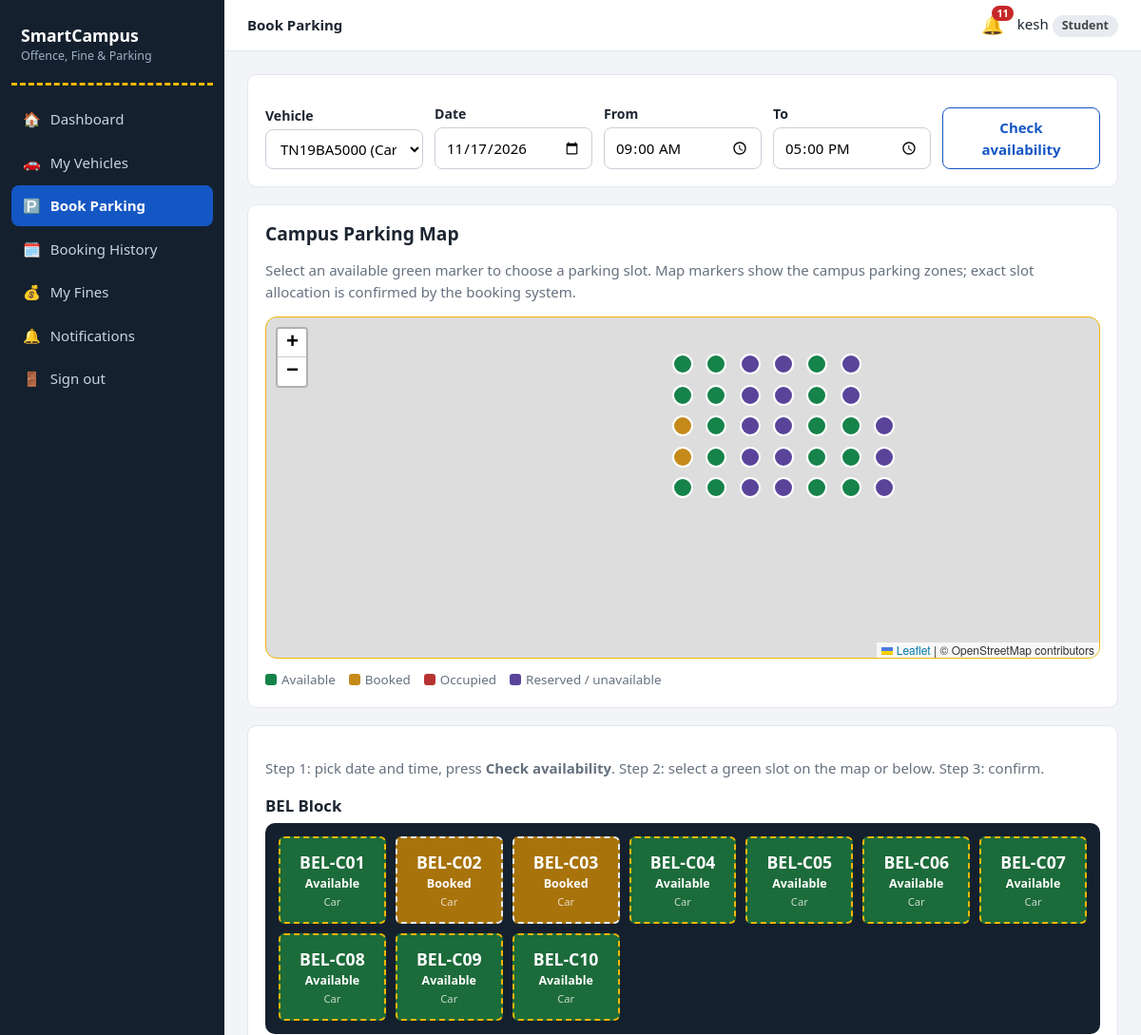
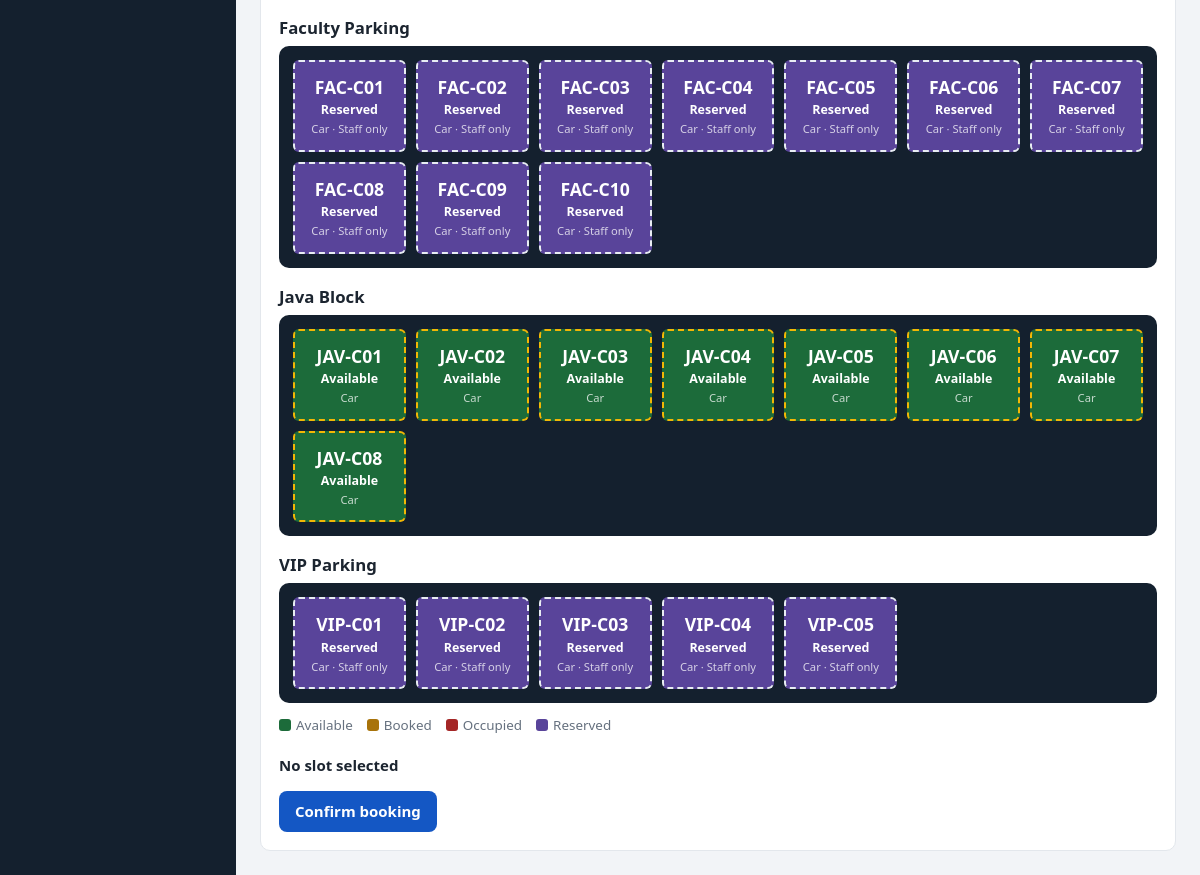
Page /student/parking (signed in) on the committed database (2 pictures, top to bottom).
### models.py (models this page shows, shortened)
class AuthMixin(UserMixin):
    """Shared login helpers for Student, Guard and Admin."""

class Student(AuthMixin, db.Model):
    __tablename__ = "students"
    role = "student"
    id = db.Column(db.Integer, primary_key=True)
    name = db.Column(db.String(80), nullable=False)
    roll_no = db.Column(db.String(30), unique=True, nullable=False)
    email = db.Column(db.String(120), unique=True, nullable=False)
    phone = db.Column(db.String(20))
    password_hash = db.Column(db.String(255), nullable=False)
    created_at = db.Column(db.DateTime, default=datetime.now)

class ParkingSlot(db.Model):
    __tablename__ = "parking_slots"
    id = db.Column(db.Integer, primary_key=True)
    code = db.Column(db.String(10), unique=True, nullable=False)
    vtype = db.Column(db.String(10), nullable=False)                 # Car / Bike
    zone = db.Column(db.String(20), default="A")
    is_reserved = db.Column(db.Boolean, default=False)
    note = db.Column(db.String(80))
    is_active = db.Column(db.Boolean, default=True)                  # soft delete

### app.py (the view)
@app.route("/student/parking")
@role_required("student")
def student_parking():
    d, st, et = parse_window(request.args)
    vehicles = current_user.vehicles
    vid = request.args.get("vehicle_id", type=int) or (vehicles[0].id if vehicles else None)
    vehicle = next((v for v in vehicles if v.id == vid), None)
    slots = ParkingSlot.query.filter_by(is_active=True).order_by(ParkingSlot.code).all()
    statuses = {s.id: slot_status(s, d, st, et) for s in slots}
    blocked = blocking_fine(current_user, d)
    return render_template("student/parking.html", vehicles=vehicles, vehicle=vehicle, slots=slots,
                           statuses=statuses, d=d, st=st, et=et, blocked=blocked)

### app.py (called while the page is built)
@login_manager.user_loader
def load_user(uid):
    role, _, num = uid.partition("-")
    model = ROLE_MODELS.get(role)
    return db.session.get(model, int(num)) if model and num.isdigit() else None

def role_required(role):
    def deco(f):
        @wraps(f)
        def wrapper(*a, **k):
            if not current_user.is_authenticated:
                return login_manager.unauthorized()
            if current_user.role != role:
                abort(403)
            return f(*a, **k)
        return wrapper
    return deco

def parse_window(args):
    try:
        d = datetime.strptime(args.get("date", ""), "%Y-%m-%d").date()
    except ValueError:
        d = date.today()
    try:
        st = datetime.strptime(args.get("start", ""), "%H:%M").time()
    except ValueError:
        st = time(9, 0)
    try:
        et = datetime.strptime(args.get("end", ""), "%H:%M").time()
    except ValueError:
        et = time(17, 0)
    return d, st, et

def slot_status(slot, d, st, et):
    if slot.is_reserved:
        return "Reserved"
    b = Booking.query.filter(
        Booking.slot_id == slot.id, Booking.date == d,
        Booking.status.in_(["Booked", "Occupied"]),
        Booking.start_time < et, Booking.end_time > st).first()
    if not b:
        return "Available"
    return "Occupied" if b.status == "Occupied" else "Booked"

def blocking_fine(student, booking_date):
    fines = Fine.query.filter_by(student_id=student.id, status="Pending") \
        .order_by(Fine.created_at).all()
    for f in fines:
        if booking_date > f.created_at.date():
            return f
    return None

@app.context_processor
def inject_globals():
    unread = 0
    if current_user.is_authenticated:
        unread = Notification.query.filter_by(
            role=current_user.role, user_id=current_user.id, is_read=False).count()
    return dict(unread=unread, today=date.today())

### templates/student/parking.html (shortened to what this page needs)
{% extends 'base.html' %}{% from '_macros.html' import slot_grid %}
{% block heading %}Book Parking{% endblock %}
{% block content %}
{% if not vehicles %}
<div class="card empty">You need a vehicle first. <a href="{{ url_for('student_vehicles') }}">Add your car or bike</a>.</div>
{% else %}
<form method="post" action="{{ url_for('student_book') }}">
<div class="card">
  <div class="row">
    <div><label class="f">Vehicle</label><select name="vehicle_id">{% for v in vehicles %}<option value="{{ v.id }}" {{ 'selected' if vehicle and vehicle.id==v.id }}>{{ v.number }} ({{ v.vtype }})</option>{% endfor %}</select></div>
    <div><label class="f">Date</label><input type="date" name="date" value="{{ d.isoformat() }}" min="{{ today.isoformat() }}" required></div>
    <div><label class="f">From</label><input type="time" name="start" value="{{ st.strftime('%H:%M') }}" required></div>
    <div><label class="f">To</label><input type="time" name="end" value="{{ et.strftime('%H:%M') }}" required></div>
    <div><button class="btn btn-ghost" formmethod="get" formaction="{{ url_for('student_parking') }}" formnovalidate>Check availability</button></div>
  </div>
</div>
<div class="card mt">
  <h2>Campus Parking Map</h2>
  <p class="muted">Select an available green marker to choose a parking slot. Map markers show the campus parking zones; exact slot allocation is confirmed by the booking system.</p>
  <div id="parkingMap" style="height:360px;border-radius:12px;overflow:hidden;border:1px solid var(--line);"></div>
  <div class="legend mt"><span><i style="background:#16834a"></i>Available</span><span><i style="background:#c58a19"></i>Booked</span><span><i style="background:#b83232"></i>Occupied</span><span><i style="background:#59449a"></i>Reserved / unavailable</span></div>
</div>
<div class="card mt">
  <p class="muted">Step 1: pick date and time, press <b>Check availability</b>. Step 2: select a green slot on the map or below. Step 3: confirm.</p>
  {{ slot_grid(slots, statuses, selectable=True, vtype=vehicle.vtype if vehicle else None) }}
  <p class="mt"><strong id="chosen">No slot selected</strong></p>
  <button class="btn" {{ 'disabled' if blocked }}>Confirm booking</button>
</div>
</form>
{% endif %}
{% endblock %}
{% block scripts %}
<link rel="stylesheet" href="https://unpkg.com/leaflet@1.9.4/dist/leaflet.css">
{% endblock %}

### templates/base.html (shortened to what this page needs)
{% from '_macros.html' import flashes %}
<!doctype html>
<html lang="en"><head>
<link rel="stylesheet" href="{{ url_for('static', filename='css/style.css') }}">
</head><body>
{% if current_user.is_authenticated %}
<div class="layout">
  <aside class="sidebar">
    <div class="brand">SmartCampus<small>Offence, Fine &amp; Parking</small></div>
    <nav>
      {% for ep, label, icon in menus[current_user.role] %}
        <a href="{{ url_for(ep) }}" class="{{ 'active' if request.endpoint == ep }}"><span>{{ icon }}</span>{{ label }}</a>
      {% endfor %}
      <a href="{{ url_for('logout') }}"><span>🚪</span>Sign out</a>
    </nav>
  </aside>
  <div class="main">
    <header class="topbar">
      <strong>{% block heading %}{% endblock %}</strong>
      <a class="bell" href="{{ url_for('notifications') }}" title="Notifications">🔔{% if unread %}<b>{{ unread }}</b>{% endif %}</a>
      <span>{{ current_user.name }} <span class="badge">{{ current_user.role|capitalize }}</span></span>
    </header>
    <main class="content">
      {% block content %}{% endblock %}
    </main>
  </div>
</div>
{% else %}
  {{ flashes() }}
  {% block public %}{% endblock %}
{% endif %}
{% block scripts %}{% endblock %}
</body></html>

### templates/_macros.html (shortened to what this page needs)
{% macro slot_grid(slots, statuses, selectable=False, vtype=None) %}
{% for zone, zone_slots in slots|groupby('zone') %}
  <h3 class="sec">{% if zone == 'BEL' %}BEL Block{% elif zone == 'JAVA' %}Java Block{% elif zone == 'FACULTY' %}Faculty Parking{% elif zone == 'VIP' %}VIP Parking{% else %}{{ zone }} Parking{% endif %}</h3>
  <div class="slot-grid">
    {% for s in zone_slots %}
      {% set st = statuses[s.id] %}
      {% set pick = selectable and st == 'Available' and s.vtype == vtype and not s.is_reserved %}
      <label class="slot s-{{ st|lower }} {{ 'pick' if pick }}" title="{{ s.note or '' }}">
        <b>{{ s.code }}</b><span>{{ 'Reserved' if s.is_reserved else st }}</span><small>{{ s.vtype }}{% if s.is_reserved %} · Staff only{% endif %}</small>
      </label>
    {% else %}<span class="muted">No slots in this section.</span>{% endfor %}
  </div>
{% endfor %}
<div class="legend">
  <span><i style="background:#1c6b3a"></i>Available</span><span><i style="background:#a8730a"></i>Booked</span>
  <span><i style="background:#a42626"></i>Occupied</span><span><i style="background:#59449a"></i>Reserved</span>
</div>
{% endmacro %}

### static/css/style.css (style rules this page uses)
:root { --asphalt:#14202e;--asphalt2:#1d2d40;--sign:#1457c4;--sign-dk:#0f43a0;--line:#f2b705;--bg:#f2f4f7;--card:#fff;--ink:#1c2530;--muted:#66717f;--bd:#e3e7ec;--ok:#15803d;--warn:#b45309;--bad:#c62828;--info:#0e7490;--r:10px }
* { box-sizing:border-box }
body { margin:0;font-family:"Segoe UI",system-ui,-apple-system,Roboto,Arial,sans-serif;background:var(--bg);color:var(--ink);line-height:1.5;font-size:15px }
a { color:var(--sign);text-decoration:none }
h1,h2,h3 { line-height:1.25;margin:0 0 .5em }
h2 { font-size:1.2rem }
h3 { font-size:1.05rem }
.muted { color:var(--muted) }
.mt { margin-top:18px }
.layout { display:flex;min-height:100vh }
.sidebar { width:236px;background:var(--asphalt);color:#d7dee8;padding:18px 12px;position:fixed;top:0;bottom:0;left:0;overflow:auto;z-index:30;transition:transform .25s }
.brand { font-weight:700;font-size:1.1rem;color:#fff;padding:6px 10px 18px;border-bottom:3px dashed var(--line);margin-bottom:14px }
.brand small { display:block;font-weight:400;font-size:.78rem;color:#9fb0c4 }
.sidebar nav a { display:flex;gap:10px;align-items:center;color:#c9d4e2;padding:10px 12px;border-radius:8px;margin-bottom:3px }
.sidebar nav a.active { background:var(--sign);color:#fff;font-weight:600 }
.main { margin-left:236px;flex:1;min-width:0 }
.topbar { background:#fff;border-bottom:1px solid var(--bd);display:flex;align-items:center;gap:14px;padding:12px 24px;position:sticky;top:0;z-index:10 }
.bell { position:relative;font-size:1.2rem }
.bell b { position:absolute;top:-6px;right:-10px;background:var(--bad);color:#fff;border-radius:10px;font-size:.68rem;padding:0 5px }
.content { padding:24px;max-width:1200px }
.card { background:var(--card);border:1px solid var(--bd);border-radius:var(--r);padding:18px;overflow-x:auto }
.badge { display:inline-block;padding:2px 10px;border-radius:20px;font-size:.78rem;font-weight:600;background:#e8ebef;color:#444 }
.btn { display:inline-block;border:0;border-radius:8px;padding:9px 16px;background:var(--sign);color:#fff;font:inherit;font-weight:600;cursor:pointer }
.btn-ghost { background:#fff;color:var(--sign);border:1px solid var(--sign) }
label.f { display:block;font-weight:600;font-size:.88rem;margin:12px 0 4px }
input[type=text],input[type=email],input[type=password],input[type=date],input[type=time],input[type=number],select,textarea { width:100%;padding:9px 11px;border:1px solid #c9d0d9;border-radius:8px;font:inherit;background:#fff }
.row { display:flex;gap:12px;flex-wrap:wrap;align-items:flex-end }
.row>div { flex:1;min-width:130px }
.sec { margin:18px 0 8px }
.slot-grid { display:grid;grid-template-columns:repeat(auto-fill,minmax(104px,1fr));gap:10px;padding:14px;background:var(--asphalt);border-radius:var(--r) }
.slot { display:flex;flex-direction:column;align-items:center;gap:1px;padding:12px 4px;border:2px dashed #e8edf3;border-radius:6px;color:#fff;text-align:center;position:relative;cursor:default }
.slot b { font-size:1.1rem }
.slot span { font-size:.78rem;font-weight:600 }
.slot small { font-size:.7rem;opacity:.75 }
.s-available { background:#1c6b3a }
.s-booked { background:#a8730a }
.s-reserved { background:#59449a }
.slot.pick { cursor:pointer;border-color:var(--line) }
.legend { display:flex;gap:14px;flex-wrap:wrap;margin-top:12px;font-size:.84rem;color:var(--muted) }
.legend i { display:inline-block;width:12px;height:12px;border-radius:3px;margin-right:5px;vertical-align:-1px }

### rows in the picture
Student: name "kesh"
ParkingSlot: zone "BEL Block", code "BEL-C01", is_reserved "Available", vtype "Car"
ParkingSlot: code "BEL-C02", is_reserved "Booked", vtype "Car"
ParkingSlot: code "BEL-C03", is_reserved "Booked", vtype "Car"
ParkingSlot: code "BEL-C04", is_reserved "Available", vtype "Car"
ParkingSlot: code "BEL-C05", is_reserved "Available", vtype "Car"
ParkingSlot: code "BEL-C06", is_reserved "Available", vtype "Car"
ParkingSlot: code "BEL-C07", is_reserved "Available", vtype "Car"
ParkingSlot: code "BEL-C08", is_reserved "Available", vtype "Car"
ParkingSlot: code "BEL-C09", is_reserved "Available", vtype "Car"
ParkingSlot: code "BEL-C10", is_reserved "Available", vtype "Car"
ParkingSlot: zone "Faculty Parking", code "FAC-C01", is_reserved "Reserved", vtype "Car", shows "· Staff only"
ParkingSlot: code "FAC-C02", is_reserved "Reserved", vtype "Car", shows "· Staff only"
ParkingSlot: code "FAC-C03", is_reserved "Reserved", vtype "Car", shows "· Staff only"
ParkingSlot: code "FAC-C04", is_reserved "Reserved", vtype "Car", shows "· Staff only"
ParkingSlot: code "FAC-C05", is_reserved "Reserved", vtype "Car", shows "· Staff only"
ParkingSlot: code "FAC-C06", is_reserved "Reserved", vtype "Car", shows "· Staff only"
ParkingSlot: code "FAC-C07", is_reserved "Reserved", vtype "Car", shows "· Staff only"
ParkingSlot: code "FAC-C08", is_reserved "Reserved", vtype "Car", shows "· Staff only"
ParkingSlot: code "FAC-C09", is_reserved "Reserved", vtype "Car", shows "· Staff only"
ParkingSlot: code "FAC-C10", is_reserved "Reserved", vtype "Car", shows "· Staff only"
ParkingSlot: zone "Java Block", code "JAV-C01", is_reserved "Available", vtype "Car"
ParkingSlot: code "JAV-C02", is_reserved "Available", vtype "Car"
ParkingSlot: code "JAV-C03", is_reserved "Available", vtype "Car"
ParkingSlot: code "JAV-C04", is_reserved "Available", vtype "Car"
ParkingSlot: code "JAV-C05", is_reserved "Available", vtype "Car"
ParkingSlot: code "JAV-C06", is_reserved "Available", vtype "Car"
ParkingSlot: code "JAV-C07", is_reserved "Available", vtype "Car"
ParkingSlot: code "JAV-C08", is_reserved "Available", vtype "Car"
ParkingSlot: zone "VIP Parking", code "VIP-C01", is_reserved "Reserved", vtype "Car", shows "· Staff only"
ParkingSlot: code "VIP-C02", is_reserved "Reserved", vtype "Car", shows "· Staff only"
ParkingSlot: code "VIP-C03", is_reserved "Reserved", vtype "Car", shows "· Staff only"
ParkingSlot: code "VIP-C04", is_reserved "Reserved", vtype "Car", shows "· Staff only"
ParkingSlot: code "VIP-C05", is_reserved "Reserved", vtype "Car", shows "· Staff only"

### other values in the picture
{{ icon }} "🏠" "🚗" "🅿️" "🗓️" "💰" "🔔"
{{ label }} "Dashboard" "My Vehicles" "Book Parking" "Booking History" "My Fines" "Notifications"
{{ unread }} "11"
{{ current_user.role|capitalize }} "Student"
form field vehicle_id "TN19BA5000 (Car)"
